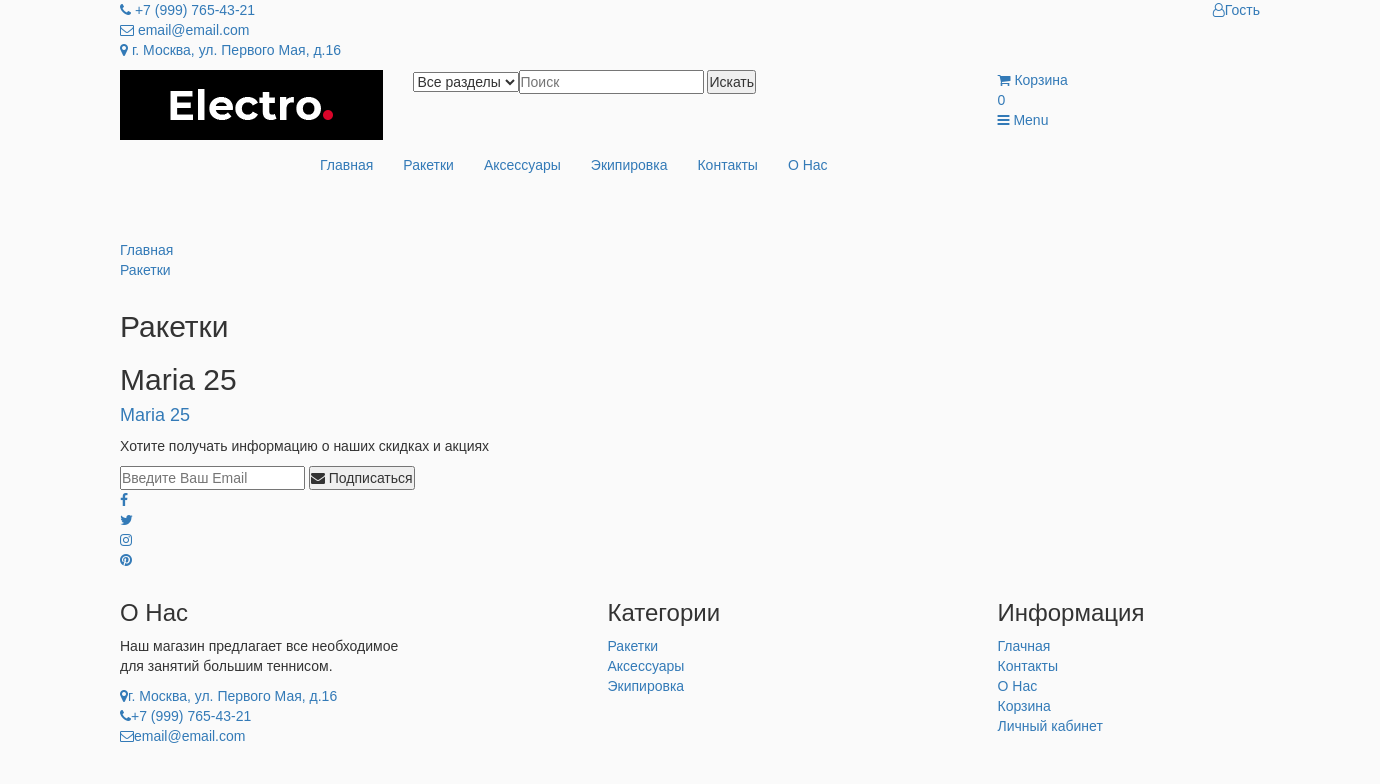
Screenshot of /category/tennis-rackets with the database file from the repository.
### shop/models.py (models this page shows, shortened)
class Cart(models.Model):
    item = models.ManyToManyField(CartItem, blank=True)
    cart_total = models.DecimalField(max_digits=9, decimal_places=2, default=0.00)

class Category(models.Model):
    name = models.CharField(max_length=64)
    image = models.ImageField(upload_to=image_folder)
    slug = models.SlugField(blank=True)

class Product(models.Model):
    category = models.ForeignKey(Category, on_delete=models.DO_NOTHING)
    brand = models.ForeignKey(Brand, on_delete=models.DO_NOTHING)
    title = models.CharField(max_length=128)
    slug = models.SlugField(unique=True, default='')
    description = models.TextField()
    image = models.ImageField(upload_to=image_folder)
    price = models.DecimalField(max_digits=9, decimal_places=2)   # max_digits количество знаков ;  decimal_places после запятой
    available = models.BooleanField(default=True)

### shop/views.py (the view)
# urls.py: path('category/<slug:category_slug>', category_view, name='category_detail'),
def category_view(request, category_slug):
    category = Category.objects.get(slug=category_slug)
    products = category.product_set.all()  # product_set переменная обратного класса в django
    categories = Category.objects.all()
    cart = check_cart(request)
    context = {
        'category': category,
        'products': products,
        'categories': categories,
        'cart': cart,
    }
    return render(request, 'shop/category.html', context)

### shop/views.py (called while the page is built)
def check_cart(request):
    cart_id = request.session.get('cart_id')
    if cart_id is not None:
        cart = Cart.objects.get(id=cart_id)
        request.session['total'] = cart.item.count()
    else:
        cart = Cart()
        cart.save()
        cart_id = cart.id
        request.session['cart_id'] = cart_id
        cart = Cart.objects.get(id=cart_id)
    return cart

### shop/templates/shop/category.html (shortened to what this page needs)
{% extends 'base.html' %}
{% block breadcrumb %}
    <li><a href="../category/{{ category.slug }}">{{ category.name }}</a></li>
{% endblock %}
{% block main %}
    <h2>{{ category.name }}</h2>
    {% for product in products %}
        <h2>{{ product.title }}</h2>
        <h4><a href="{% url 'shop:product_detail' product.slug %}">{{ product.title }}</a></h4>
    {% endfor %}
{% endblock %}

### templates/base.html (shortened to what this page needs)
{% load static %}
<!DOCTYPE html>
<html lang="en">
	<head>
 		<link type="text/css" rel="stylesheet" href="{% static 'css/bootstrap.min.css' %}"/>
 		<link type="text/css" rel="stylesheet" href="{% static 'css/slick.css' %}"/>
 		<link type="text/css" rel="stylesheet" href="{% static 'css/slick-theme.css' %}"/>
 		<link type="text/css" rel="stylesheet" href="{% static 'css/nouislider.min.css' %}"/>
 		<link rel="stylesheet" href="{% static 'css/font-awesome.min.css' %}"/>
 		<link type="text/css" rel="stylesheet" href="{% static 'css/style.css' %}"/>
    </head>
	<body>
		<header>
			<div id="top-header">
				<div class="container">
					<ul class="header-links pull-left">
						<li><a href="{% url 'shop:contact' %}"><i class="fa fa-phone"></i> +7 (999) 765-43-21</a></li>
						<li><a href="{% url 'shop:contact' %}"><i class="fa fa-envelope-o"></i> email@email.com</a></li>
						<li><a href="{% url 'shop:contact' %}"><i class="fa fa-map-marker"></i> г. Москва, ул. Первого Мая, д.16</a></li>
                    </ul>
                    <ul class="header-links pull-right">
                        <li>
                            {% if not request.user.is_authenticated %}
                                <a href="{% url 'shop:registration' %}"><i class="fa fa-user-o"></i>Гость</a>
                            {% else %}
                                <a href="{% url 'shop:account' %}"><i class="fa fa-user-o"></i>{{ request.user }}</a>
                            {% endif %}
                        </li>
                    </ul>
                </div>
            </div>
            <div id="header">
				<div class="container">
					<div class="row">
						<div class="col-md-3">
							<div class="header-logo">
								<a href="{% url 'shop:base' %}" class="logo">
									<img src="{% static 'img/logo.png' %}" alt="">
								</a>
							</div>
						</div>
						<div class="col-md-6">
							<div class="header-search">
								<form>
                                    <select class="input-select">
                                        <option value="0">Все разделы</option>
                                    <input class="input" placeholder="Поиск">
                                    <button class="search-btn">Искать</button>
								</form>
							</div>
						</div>
						<div class="col-md-3 clearfix">
							<div class="header-ctn">
								<div>
									<a href="{% url 'shop:cart' %}">
										<i class="fa fa-shopping-cart"></i>
										<span>Корзина</span>
                                        <div class="qty">{{ cart.item.count }}</div>
									</a>
								</div>
								<div class="menu-toggle">
									<a href="#">
										<i class="fa fa-bars"></i>
										<span>Menu</span>
									</a>
								</div>
							</div>
						</div>
					</div>
				</div>
			</div>
		</header>
		<nav id="navigation">
			<div class="container">
				<div id="responsive-nav">
					<ul class="main-nav nav navbar-nav">
						<li class="active"><a href="../">Главная</a></li>
                        {% for category in categories %}
                            <li><a href="/category/{{ category.slug }}">{{ category.name }}</a></li>
                        {% endfor %}
						<li><a href="{% url 'shop:contact' %}">Контакты</a></li>
						<li><a href="{% url 'shop:about' %}">О Нас</a></li>
					</ul>
				</div>
			</div>
		</nav>
		<div id="breadcrumb" class="section">
			<div class="container">
				<div class="row">
					<div class="col-md-12">
						<ul class="breadcrumb-tree">
							<li><a href="{% url 'shop:base' %}">Главная</a></li>
                            {% block breadcrumb %}{% endblock %}
						</ul>
					</div>
				</div>
			</div>
		</div>
		<div class="section">
			<div class="container">
                <div>{% block main %}Main{% endblock %}</div>
			</div>
		</div>
		<div id="newsletter" class="section">
			<div class="container">
				<div class="row">
					<div class="col-md-12">
						<div class="newsletter">
							<p>Хотите получать информацию о наших скидках и акциях</p>
							<form>
								<input class="input" type="email" placeholder="Введите Ваш Email">
								<button class="newsletter-btn"><i class="fa fa-envelope"></i> Подписаться</button>
							</form>
							<ul class="newsletter-follow">
								<li>
									<a href="https://www.facebook.com/"><i class="fa fa-facebook"></i></a>
								</li>
								<li>
									<a href="https://twitter.com/"><i class="fa fa-twitter"></i></a>
								</li>
								<li>
									<a href="https://www.instagram.com/"><i class="fa fa-instagram"></i></a>
								</li>
								<li>
									<a href="https://www.pinterest.ru/"><i class="fa fa-pinterest"></i></a>
								</li>
							</ul>
						</div>
					</div>
				</div>
			</div>
        </div>
		<footer id="footer">
			<div class="section">
				<div class="container">
					<div class="row">
						<div class="col-lg-5 col-xs-6">
							<div class="footer">
								<h3 class="footer-title"> О Нас</h3>
								<p>Наш магазин предлагает все необходимое <br/> для занятий большим теннисом.</p>
								<ul class="footer-links">
									<li><a href="#"><i class="fa fa-map-marker"></i>г. Москва, ул. Первого Мая, д.16</a></li>
									<li><a href="#"><i class="fa fa-phone"></i>+7 (999) 765-43-21</a></li>
									<li><a href="#"><i class="fa fa-envelope-o"></i>email@email.com</a></li>
								</ul>
							</div>
						</div>
                        <div class="col-lg-4 col-xs-6">
                            <div class="footer">
                                <h3 class="footer-title">Категории</h3>
                                <ul class="footer-links">
                                    {% for category in categories %}
                                        <li><a href="/category/{{ category.slug }}">{{ category.name }}</a></li>
                                    {% endfor %}
                                </ul>
                            </div>
                        </div>
						<div class="col-md-3 col-xs-6">
							<div class="footer">
								<h3 class="footer-title">Информация</h3>
								<ul class="footer-links">
									<li><a href="/">Глачная</a></li>
									<li><a href="{% url 'shop:contact' %}">Контакты</a></li>
									<li><a href="{% url 'shop:about' %}">О Нас</a></li>
									<li><a href="{% url 'shop:cart' %}">Корзина</a></li>
									<li><a href="{% url 'shop:about' %}">Личный кабинет</a></li>
								</ul>
							</div>
						</div>
					</div>
				</div>
			</div>
		</footer>
	</body>
</html>

### static/css/style.css (style rules this page uses)
* { margin: 0; padding: 0; }
a { text-decoration: none; }
li { text-decoration: none; list-style: none; }
body { background: #fafafa; font-family: 'Raleway', sans-serif; }
.logo { background: #000; width: 100%; display: flex; justify-content: center; }
nav { margin: auto; width: 800px; height: 100px; }

### rows the page displays
Category: name "Ракетки"
Category: name "Аксессуары"
Category: name "Экипировка"
Product: title "Maria 25"
